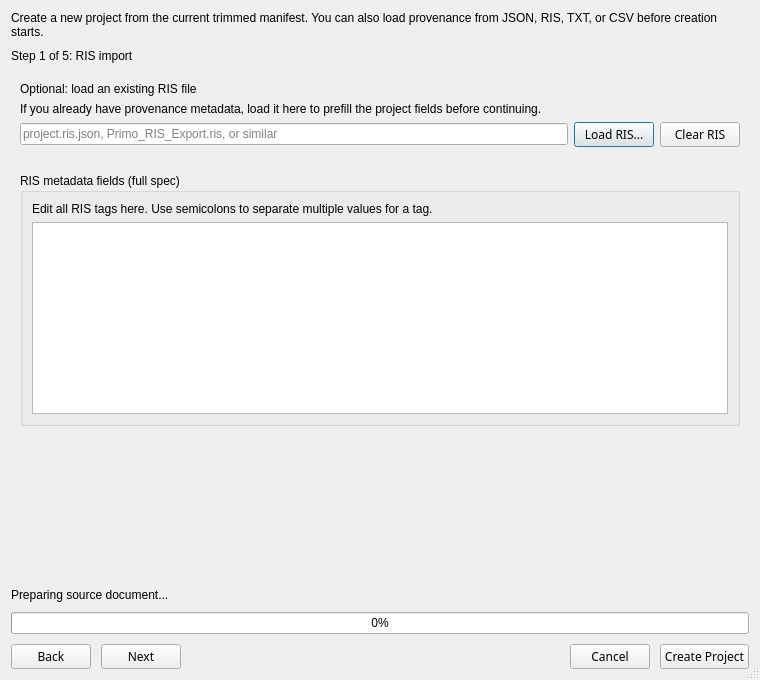
<?xml version="1.0" encoding="UTF-8"?>
<ui version="4.0">
 <class>ProjectCreationWizardDialog</class>
 <widget class="QDialog" name="ProjectCreationWizardDialog">
  <property name="windowModality">
   <enum>Qt::ApplicationModal</enum>
  </property>
  <property name="geometry">
   <rect>
    <x>0</x>
    <y>0</y>
    <width>760</width>
    <height>680</height>
   </rect>
  </property>
  <property name="minimumSize">
   <size>
    <width>640</width>
    <height>420</height>
   </size>
  </property>
  <property name="windowTitle">
   <string>New Project</string>
  </property>
  <property name="sizeGripEnabled">
   <bool>true</bool>
  </property>
  <layout class="QVBoxLayout" name="verticalLayout">
   <property name="spacing">
    <number>10</number>
   </property>
   <item>
    <widget class="QLabel" name="intro_label">
     <property name="text">
      <string>Create a new project from the current trimmed manifest. You can also load provenance from JSON, RIS, TXT, or CSV before creation starts.</string>
     </property>
     <property name="wordWrap">
      <bool>true</bool>
     </property>
    </widget>
   </item>
   <item>
    <widget class="QLabel" name="page_title_label">
     <property name="text">
      <string>Step 1 of 5: RIS import</string>
     </property>
    </widget>
   </item>
   <item>
    <widget class="QStackedWidget" name="page_stack">
     <widget class="QScrollArea" name="ris_page">
      <property name="frameShape">
       <enum>QFrame::NoFrame</enum>
      </property>
      <property name="widgetResizable">
       <bool>true</bool>
      </property>
      <widget class="QWidget" name="ris_page_content">
       <property name="geometry">
        <rect>
         <x>0</x>
         <y>0</y>
         <width>742</width>
         <height>550</height>
        </rect>
       </property>
       <layout class="QVBoxLayout" name="ris_page_layout">
        <item>
         <widget class="QLabel" name="ris_intro_label">
          <property name="text">
           <string>Optional: load an existing RIS file</string>
          </property>
         </widget>
        </item>
        <item>
         <widget class="QLabel" name="ris_help_label">
          <property name="text">
           <string>If you already have provenance metadata, load it here to prefill the project fields before continuing.</string>
          </property>
          <property name="wordWrap">
           <bool>true</bool>
          </property>
         </widget>
        </item>
        <item>
         <layout class="QHBoxLayout" name="ris_file_layout">
          <item>
           <widget class="QLineEdit" name="ris_path_edit">
            <property name="readOnly">
             <bool>true</bool>
            </property>
            <property name="placeholderText">
             <string>project.ris.json, Primo_RIS_Export.ris, or similar</string>
            </property>
           </widget>
          </item>
          <item>
           <widget class="QPushButton" name="ris_browse_button">
            <property name="font">
             <font>
              <family>FROMVS</family>
             </font>
            </property>
            <property name="text">
             <string>Load RIS...</string>
            </property>
            <property name="icon">
             <iconset resource="../../ViewController/0-MainUI/helpers/UI_Icons.qrc">
              <normaloff>:/Icons/Icons/BiblionExplorer.png</normaloff>:/Icons/Icons/BiblionExplorer.png</iconset>
            </property>
           </widget>
          </item>
          <item>
           <widget class="QPushButton" name="ris_clear_button">
            <property name="font">
             <font>
              <family>FROMVS</family>
             </font>
            </property>
            <property name="text">
             <string>Clear RIS</string>
            </property>
            <property name="icon">
             <iconset resource="../../ViewController/0-MainUI/helpers/UI_Icons.qrc">
              <normaloff>:/Icons/Icons/minus-circle-frame.png</normaloff>:/Icons/Icons/minus-circle-frame.png</iconset>
            </property>
           </widget>
          </item>
         </layout>
        </item>
        <item>
         <widget class="QLabel" name="status_label">
          <property name="text">
           <string/>
          </property>
          <property name="wordWrap">
           <bool>true</bool>
          </property>
         </widget>
        </item>
        <item>
         <widget class="QGroupBox" name="ris_editor_group">
          <property name="title">
           <string>RIS metadata fields (full spec)</string>
          </property>
          <layout class="QVBoxLayout" name="ris_editor_layout">
           <item>
            <widget class="QLabel" name="ris_editor_help_label">
             <property name="text">
              <string>Edit all RIS tags here. Use semicolons to separate multiple values for a tag.</string>
             </property>
             <property name="wordWrap">
              <bool>true</bool>
             </property>
            </widget>
           </item>
           <item>
            <widget class="QTableWidget" name="ris_editor_table"/>
           </item>
          </layout>
         </widget>
        </item>
        <item>
         <spacer name="ris_page_spacer">
          <property name="orientation">
           <enum>Qt::Vertical</enum>
          </property>
          <property name="sizeHint" stdset="0">
           <size>
            <width>20</width>
            <height>40</height>
           </size>
          </property>
         </spacer>
        </item>
       </layout>
      </widget>
     </widget>
     <widget class="QScrollArea" name="details_page">
      <property name="frameShape">
       <enum>QFrame::NoFrame</enum>
      </property>
      <property name="widgetResizable">
       <bool>true</bool>
      </property>
      <widget class="QWidget" name="details_page_content">
       <property name="geometry">
        <rect>
         <x>0</x>
         <y>-7</y>
         <width>728</width>
         <height>952</height>
        </rect>
       </property>
       <layout class="QVBoxLayout" name="details_page_layout">
        <item>
         <widget class="QLabel" name="details_heading_label">
          <property name="text">
           <string>Project details</string>
          </property>
         </widget>
        </item>
        <item>
         <widget class="QLabel" name="project_name_label">
          <property name="text">
           <string>Project name</string>
          </property>
         </widget>
        </item>
        <item>
         <widget class="QLineEdit" name="project_name_edit">
          <property name="placeholderText">
           <string>Erasmus1523</string>
          </property>
         </widget>
        </item>
        <item>
         <widget class="QLabel" name="project_name_hint_label">
          <property name="text">
           <string/>
          </property>
          <property name="wordWrap">
           <bool>true</bool>
          </property>
         </widget>
        </item>
        <item>
         <widget class="QLabel" name="project_purpose_label">
          <property name="text">
           <string>Project purpose</string>
          </property>
         </widget>
        </item>
        <item>
         <widget class="QPlainTextEdit" name="project_purpose_edit">
          <property name="placeholderText">
           <string>Create a readable text version of the source file with duplicate font</string>
          </property>
         </widget>
        </item>
        <item>
         <widget class="QLabel" name="source_document_label">
          <property name="text">
           <string>Source document (PDF or TIFF, optional)</string>
          </property>
         </widget>
        </item>
        <item>
         <layout class="QHBoxLayout" name="source_document_layout">
          <item>
           <widget class="QLineEdit" name="source_document_edit">
            <property name="readOnly">
             <bool>true</bool>
            </property>
            <property name="placeholderText">
             <string>No PDF or TIFF source selected</string>
            </property>
           </widget>
          </item>
          <item>
           <widget class="QPushButton" name="source_document_button">
            <property name="font">
             <font>
              <family>FROMVS</family>
             </font>
            </property>
            <property name="text">
             <string>Load Source Document</string>
            </property>
            <property name="icon">
             <iconset resource="../../ViewController/0-MainUI/helpers/UI_Icons.qrc">
              <normaloff>:/Icons/Icons/BiblionExplorer.png</normaloff>:/Icons/Icons/BiblionExplorer.png</iconset>
            </property>
           </widget>
          </item>
          <item>
           <widget class="QPushButton" name="view_source_document_button">
            <property name="font">
             <font>
              <family>FROMVS</family>
             </font>
            </property>
            <property name="text">
             <string>View</string>
            </property>
            <property name="icon">
             <iconset resource="../../ViewController/0-MainUI/helpers/UI_Icons.qrc">
              <normaloff>:/Icons/Icons/tick.png</normaloff>:/Icons/Icons/tick.png</iconset>
            </property>
           </widget>
          </item>
          <item>
           <widget class="QPushButton" name="clear_source_document_button">
            <property name="font">
             <font>
              <family>FROMVS</family>
             </font>
            </property>
            <property name="text">
             <string>Clear</string>
            </property>
            <property name="icon">
             <iconset resource="../../ViewController/0-MainUI/helpers/UI_Icons.qrc">
              <normaloff>:/Icons/Icons/minus-circle-frame.png</normaloff>:/Icons/Icons/minus-circle-frame.png</iconset>
            </property>
           </widget>
          </item>
         </layout>
        </item>
        <item>
         <layout class="QHBoxLayout" name="project_scope_layout">
          <item>
           <layout class="QVBoxLayout" name="project_type_layout">
            <item>
             <widget class="QLabel" name="project_type_label">
              <property name="text">
               <string>Project type (fixed)</string>
              </property>
             </widget>
            </item>
            <item>
             <widget class="QComboBox" name="project_type_combo">
              <property name="enabled">
               <bool>false</bool>
              </property>
             </widget>
            </item>
           </layout>
          </item>
          <item>
           <layout class="QVBoxLayout" name="scriptural_source_layout">
            <item>
             <widget class="QLabel" name="scriptural_source_label">
              <property name="text">
               <string>Scriptural source</string>
              </property>
             </widget>
            </item>
            <item>
             <widget class="QComboBox" name="scriptural_source_combo"/>
            </item>
           </layout>
          </item>
         </layout>
        </item>
        <item>
         <widget class="QGroupBox" name="page_model_group">
          <property name="title">
           <string>Source page model</string>
          </property>
          <layout class="QGridLayout" name="page_model_layout">
           <item row="0" column="0">
            <widget class="QLabel" name="source_pages_label">
             <property name="text">
              <string>Total Source Document Pages</string>
             </property>
            </widget>
           </item>
           <item row="0" column="1">
            <widget class="QComboBox" name="source_pages_combo"/>
           </item>
           <item row="2" column="0">
            <widget class="QLabel" name="columns_per_page_label">
             <property name="text">
              <string>Number of Columns Per Page</string>
             </property>
            </widget>
           </item>
           <item row="2" column="1">
            <widget class="QSpinBox" name="columns_per_page_spin"/>
           </item>
           <item row="3" column="0">
            <widget class="QLabel" name="ui_font_label">
             <property name="text">
              <string>UI Font</string>
             </property>
            </widget>
           </item>
           <item row="3" column="1">
            <widget class="QFontComboBox" name="ui_font_combo"/>
           </item>
           <item row="1" column="0" colspan="2">
            <widget class="QLabel" name="source_pages_note_label">
             <property name="text">
              <string>Source pages are determined by extract (MyServer) or multi-page scans (MyScanner).</string>
             </property>
             <property name="wordWrap">
              <bool>true</bool>
             </property>
            </widget>
           </item>
           <item row="4" column="0" colspan="2">
            <widget class="QGroupBox" name="column_config_group">
             <property name="title">
              <string>Column language and name editor</string>
             </property>
             <layout class="QGridLayout" name="column_config_layout">
              <item row="0" column="0">
               <widget class="QLabel" name="column_number_heading">
                <property name="text">
                 <string>Column</string>
                </property>
               </widget>
              </item>
              <item row="0" column="1">
               <widget class="QLabel" name="column_name_heading">
                <property name="text">
                 <string>Column name</string>
                </property>
               </widget>
              </item>
              <item row="0" column="2">
               <widget class="QLabel" name="column_language_heading">
                <property name="text">
                 <string>Tesseract language</string>
                </property>
               </widget>
              </item>
             </layout>
            </widget>
           </item>
           <item row="5" column="0" colspan="2">
            <widget class="QLabel" name="column_preview_label">
             <property name="text">
              <string/>
             </property>
             <property name="wordWrap">
              <bool>true</bool>
             </property>
            </widget>
           </item>
          </layout>
         </widget>
        </item>
        <item>
         <widget class="QLabel" name="user_intent_label">
          <property name="text">
           <string>User intent summary</string>
          </property>
         </widget>
        </item>
        <item>
         <widget class="QPlainTextEdit" name="user_intent_edit">
          <property name="placeholderText">
           <string>Describe the user intent for this project</string>
          </property>
         </widget>
        </item>
        <item>
         <layout class="QHBoxLayout" name="metadata_layout">
          <item>
           <layout class="QVBoxLayout" name="creation_trigger_layout">
            <item>
             <widget class="QLabel" name="creation_trigger_label">
              <property name="text">
               <string>Creation trigger</string>
              </property>
             </widget>
            </item>
            <item>
             <widget class="QLineEdit" name="creation_trigger_edit"/>
            </item>
           </layout>
          </item>
          <item>
           <layout class="QVBoxLayout" name="source_context_layout">
            <item>
             <widget class="QLabel" name="source_context_label">
              <property name="text">
               <string>Source context</string>
              </property>
             </widget>
            </item>
            <item>
             <widget class="QLineEdit" name="source_context_edit"/>
            </item>
           </layout>
          </item>
         </layout>
        </item>
        <item>
         <widget class="QLabel" name="creator_label">
          <property name="text">
           <string>Creator (optional)</string>
          </property>
         </widget>
        </item>
        <item>
         <widget class="QLineEdit" name="creator_edit">
          <property name="placeholderText">
           <string>Optional</string>
          </property>
         </widget>
        </item>
        <item>
         <widget class="QLabel" name="review_heading_label">
          <property name="text">
           <string>Review</string>
          </property>
         </widget>
        </item>
        <item>
         <widget class="QLabel" name="review_label">
          <property name="text">
           <string/>
          </property>
          <property name="wordWrap">
           <bool>true</bool>
          </property>
         </widget>
        </item>
        <item>
         <widget class="QLabel" name="details_status_label">
          <property name="text">
           <string/>
          </property>
          <property name="wordWrap">
           <bool>true</bool>
          </property>
         </widget>
        </item>
        <item>
         <spacer name="details_page_spacer">
          <property name="orientation">
           <enum>Qt::Vertical</enum>
          </property>
          <property name="sizeHint" stdset="0">
           <size>
            <width>20</width>
            <height>40</height>
           </size>
          </property>
         </spacer>
        </item>
       </layout>
      </widget>
     </widget>
     <widget class="QScrollArea" name="project_settings_page">
      <property name="frameShape">
       <enum>QFrame::NoFrame</enum>
      </property>
      <property name="widgetResizable">
       <bool>true</bool>
      </property>
      <widget class="QWidget" name="project_settings_page_content">
       <property name="geometry">
        <rect>
         <x>0</x>
         <y>0</y>
         <width>742</width>
         <height>550</height>
        </rect>
       </property>
       <layout class="QVBoxLayout" name="project_settings_page_layout">
        <item>
         <widget class="QLabel" name="project_settings_heading_label">
          <property name="text">
           <string>Project settings</string>
          </property>
         </widget>
        </item>
        <item>
         <widget class="QLabel" name="project_settings_help_label">
          <property name="text">
           <string>These values initialize project_metadata.sqlite. Recommended tools: DB Browser for SQLite.</string>
          </property>
          <property name="wordWrap">
           <bool>true</bool>
          </property>
         </widget>
        </item>
        <item>
         <widget class="QTableWidget" name="project_db_table"/>
        </item>
       </layout>
      </widget>
     </widget>
     <widget class="QScrollArea" name="milestones_page">
      <property name="frameShape">
       <enum>QFrame::NoFrame</enum>
      </property>
      <property name="widgetResizable">
       <bool>true</bool>
      </property>
      <widget class="QWidget" name="milestones_page_content">
       <property name="geometry">
        <rect>
         <x>0</x>
         <y>0</y>
         <width>742</width>
         <height>550</height>
        </rect>
       </property>
       <layout class="QVBoxLayout" name="milestones_page_layout">
        <item>
         <widget class="QLabel" name="milestones_heading_label">
          <property name="text">
           <string>Milestone and module handshake settings</string>
          </property>
         </widget>
        </item>
        <item>
         <widget class="QLabel" name="milestones_help_label">
          <property name="text">
           <string>Milestones and handshakes are grouped by module and shown in sequential order.</string>
          </property>
          <property name="wordWrap">
           <bool>true</bool>
          </property>
         </widget>
        </item>
        <item>
         <widget class="QTabWidget" name="milestones_tabs">
          <property name="currentIndex">
           <number>0</number>
          </property>
          <widget class="QWidget" name="milestone_tab">
           <attribute name="title">
            <string>Milestones</string>
           </attribute>
           <layout class="QVBoxLayout" name="milestone_tab_layout">
            <item>
             <widget class="QTableWidget" name="milestones_table"/>
            </item>
           </layout>
          </widget>
          <widget class="QWidget" name="handshake_tab">
           <attribute name="title">
            <string>Module Handshakes</string>
           </attribute>
           <layout class="QVBoxLayout" name="handshake_tab_layout">
            <item>
             <widget class="QTableWidget" name="handshake_table"/>
            </item>
           </layout>
          </widget>
         </widget>
        </item>
       </layout>
      </widget>
     </widget>
     <widget class="QScrollArea" name="folder_selection_page">
      <property name="frameShape">
       <enum>QFrame::NoFrame</enum>
      </property>
      <property name="widgetResizable">
       <bool>true</bool>
      </property>
      <widget class="QWidget" name="folder_selection_page_content">
       <property name="geometry">
        <rect>
         <x>0</x>
         <y>0</y>
         <width>742</width>
         <height>550</height>
        </rect>
       </property>
       <layout class="QVBoxLayout" name="folder_selection_page_layout">
        <item>
         <widget class="QLabel" name="folder_selection_heading_label">
          <property name="text">
           <string>Choose project folders</string>
          </property>
         </widget>
        </item>
        <item>
         <widget class="QLabel" name="folder_selection_help_label">
          <property name="text">
           <string>The defaults below are already preselected. You can keep the current selection and continue with Next.</string>
          </property>
          <property name="wordWrap">
           <bool>true</bool>
          </property>
         </widget>
        </item>
        <item>
         <widget class="QStackedWidget" name="folder_selection_stack"/>
        </item>
       </layout>
      </widget>
     </widget>
    </widget>
   </item>
   <item>
    <widget class="QLabel" name="source_load_status_label">
     <property name="visible">
      <bool>false</bool>
     </property>
     <property name="text">
      <string>Preparing source document...</string>
     </property>
    </widget>
   </item>
   <item>
    <widget class="QProgressBar" name="source_load_progress_bar">
     <property name="visible">
      <bool>false</bool>
     </property>
     <property name="value">
      <number>0</number>
     </property>
     <property name="textVisible">
      <bool>true</bool>
     </property>
    </widget>
   </item>
   <item>
    <layout class="QHBoxLayout" name="navigation_layout">
     <item>
      <widget class="QPushButton" name="back_button">
       <property name="font">
        <font>
         <family>FROMVS</family>
        </font>
       </property>
       <property name="text">
        <string>Back</string>
       </property>
       <property name="icon">
        <iconset resource="../../ViewController/0-MainUI/helpers/UI_Icons.qrc">
         <normaloff>:/Icons/Icons/navigation-180.png</normaloff>:/Icons/Icons/navigation-180.png</iconset>
       </property>
      </widget>
     </item>
     <item>
      <widget class="QPushButton" name="next_button">
       <property name="font">
        <font>
         <family>FROMVS</family>
        </font>
       </property>
       <property name="text">
        <string>Next</string>
       </property>
       <property name="icon">
        <iconset resource="../../ViewController/0-MainUI/helpers/UI_Icons.qrc">
         <normaloff>:/Icons/Icons/navigation.png</normaloff>:/Icons/Icons/navigation.png</iconset>
       </property>
      </widget>
     </item>
     <item>
      <spacer name="navigation_spacer">
       <property name="orientation">
        <enum>Qt::Horizontal</enum>
       </property>
       <property name="sizeHint" stdset="0">
        <size>
         <width>40</width>
         <height>20</height>
        </size>
       </property>
      </spacer>
     </item>
     <item>
      <widget class="QPushButton" name="cancel_button">
       <property name="font">
        <font>
         <family>FROMVS</family>
        </font>
       </property>
       <property name="text">
        <string>Cancel</string>
       </property>
       <property name="icon">
        <iconset resource="../../ViewController/0-MainUI/helpers/UI_Icons.qrc">
         <normaloff>:/Icons/Icons/cross.png</normaloff>:/Icons/Icons/cross.png</iconset>
       </property>
      </widget>
     </item>
     <item>
      <widget class="QPushButton" name="create_button">
       <property name="font">
        <font>
         <family>FROMVS</family>
        </font>
       </property>
       <property name="text">
        <string>Create Project</string>
       </property>
       <property name="icon">
        <iconset resource="../../ViewController/0-MainUI/helpers/UI_Icons.qrc">
         <normaloff>:/Icons/Icons/grail.png</normaloff>:/Icons/Icons/grail.png</iconset>
       </property>
      </widget>
     </item>
    </layout>
   </item>
  </layout>
 </widget>
 <resources>
  <include location="../../ViewController/0-MainUI/helpers/UI_Icons.qrc"/>
 </resources>
 <connections/>
</ui>
